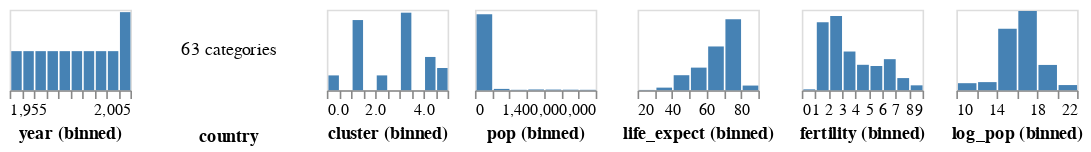

Here is the notebook cell this chart was saved with:
### Code cell
df = data.gapminder()
df['log_pop'] = np.log(df['pop'])

columns = df.columns

alx.profile(df,vars=columns)

### Figure 1 — Vega-Lite specification as saved in the notebook (floating-point values rounded to 4 significant figures; data arrays with more than 128 entries replaced by an {"elided": "..."} marker saying what was removed)
{"config": {"view": {"continuousWidth": 400, "continuousHeight": 300}}, "hconcat": [{"mark": {"type": "bar", "color": "steelblue"}, "encoding": {"x": {"axis": {}, "bin": {"maxbins": 10}, "field": "year", "scale": {}, "type": "quantitative"}, "y": {"aggregate": "count", "axis": null, "type": "quantitative"}}, "height": 50, "width": 75}, {"layer": [{"data": {"name": "data-faf450a5769600bf56a036284e27756b"}, "mark": {"type": "text", "dy": 54, "fill": "black", "fontWeight": "bold", "text": "country"}}, {"data": {"name": "data-faf450a5769600bf56a036284e27756b"}, "mark": {"type": "text", "text": "63 categories"}}], "height": 50, "width": 90}, {"mark": {"type": "bar", "color": "steelblue"}, "encoding": {"x": {"axis": {}, "bin": {"maxbins": 10}, "field": "cluster", "scale": {}, "type": "quantitative"}, "y": {"aggregate": "count", "axis": null, "type": "quantitative"}}, "height": 50, "width": 75}, {"mark": {"type": "bar", "color": "steelblue"}, "encoding": {"x": {"axis": {}, "bin": {"maxbins": 10}, "field": "pop", "scale": {}, "type": "quantitative"}, "y": {"aggregate": "count", "axis": null, "type": "quantitative"}}, "height": 50, "width": 75}, {"mark": {"type": "bar", "color": "steelblue"}, "encoding": {"x": {"axis": {}, "bin": {"maxbins": 10}, "field": "life_expect", "scale": {}, "type": "quantitative"}, "y": {"aggregate": "count", "axis": null, "type": "quantitative"}}, "height": 50, "width": 75}, {"mark": {"type": "bar", "color": "steelblue"}, "encoding": {"x": {"axis": {}, "bin": {"maxbins": 10}, "field": "fertility", "scale": {}, "type": "quantitative"}, "y": {"aggregate": "count", "axis": null, "type": "quantitative"}}, "height": 50, "width": 75}, {"mark": {"type": "bar", "color": "steelblue"}, "encoding": {"x": {"axis": {}, "bin": {"maxbins": 10}, "field": "log_pop", "scale": {}, "type": "quantitative"}, "y": {"aggregate": "count", "axis": null, "type": "quantitative"}}, "height": 50, "width": 75}], "data": {"name": "data-5f3d0ec37b6839b50ee8c635f4d22fde"}, "spacing": 15, "$schema": "https://vega.github.io/schema/vega-lite/v5.2.0.json", "datasets": {"data-5f3d0ec37b6839b50ee8c635f4d22fde": {"elided": "693 records"}, "data-faf450a5769600bf56a036284e27756b": [{"col": "value"}]}}
